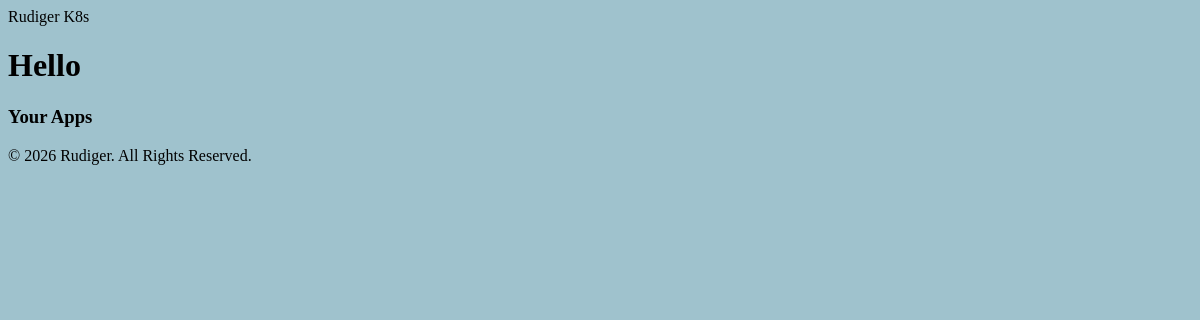
Before: /person/1 with the older database file.
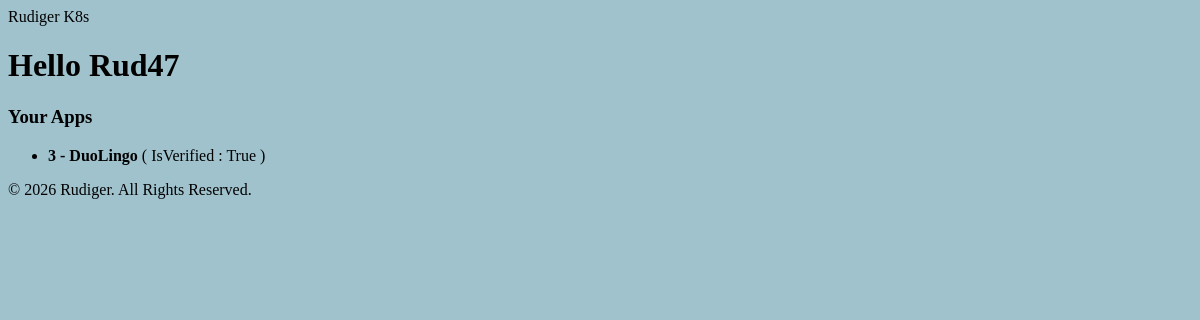
After: the same page with the newer database file.
### app/models.py (models this page shows, shortened)
class Person(models.Model):
    name = models.CharField(max_length=100)
    age = models.IntegerField()

class App(models.Model):
    title = models.CharField(max_length=100)
    description = models.CharField(max_length=500)
    is_verified = models.BooleanField(default=False)
    uploadDate = models.DateField(null=True,blank=True)
    priority = models.IntegerField(choices=PriorityChoices.choices,null=True,blank=True)
    owner = models.ForeignKey(Person,
                               on_delete=models.CASCADE,
                               related_name='apps',
                               blank=True,
                               null=True
                               )

### app/views.py (the view)
# urls.py: path('person/<int:person_id>',views.person_details,name='person_details'),
def person_details(request, person_id):
    person = Person.objects.filter(id=person_id).first()
    return render(request,'app/person_details.html',{'person': person})

### app/templates/app/person_details.html (shortened to what this page needs)
{% extends 'app/base.html' %}
{%block content%}
<h1>Hello {{person.name}}</h1>
<h3>Your Apps</h3>
<ul>
  {% for app in person.apps.all %}
  <li>
    <b> {{ app.id }} - {{app.title}} </b>
    ( IsVerified : {{ app.is_verified}} )
  </li>
  {% endfor %}
</ul>
{% endblock%}

Changed rows visible on the page:
added Person: name "Rud47"
now on this page (row edited): App: id "3", title "DuoLingo", is_verified "True"
